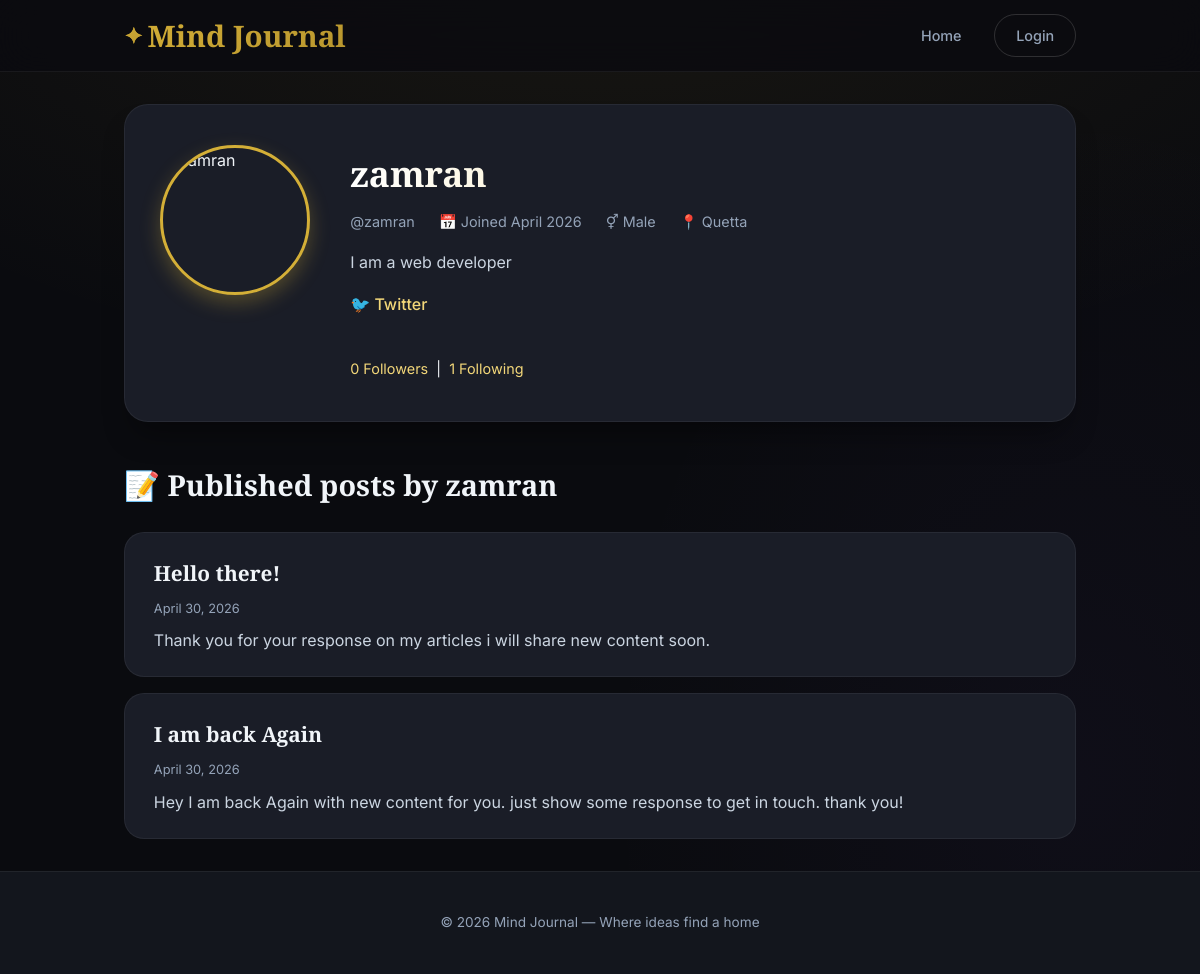
The app's page /profile/zamran/ with its own data.
### blog/models.py (models this page shows, shortened)
class Profile(models.Model):
    GENDER_CHOICES = (
        ('', 'Prefer not to say'),
        ('M', 'Male'),
        ('F', 'Female'),
        ('O', 'Other'),
    )
    user = models.OneToOneField(User, on_delete=models.CASCADE, related_name='profile')
    bio = models.TextField(max_length=500, blank=True, null=True)
    location = models.CharField(max_length=100, blank=True, null=True)
    gender = models.CharField(max_length=1, choices=GENDER_CHOICES, blank=True, default='')
    avatar = CloudinaryField('avatar', blank=True, null=True, folder='avatars')
    website = models.URLField(blank=True, null=True)
    twitter = models.CharField(max_length=100, blank=True, null=True)
    github = models.CharField(max_length=100, blank=True, null=True)
    joined_at = models.DateTimeField(auto_now_add=True)

class Post(models.Model):
    STATUS_CHOICES = (
        ('pending', 'Pending Approval'),
        ('published', 'Published'),
        ('draft', 'Draft'),
    )
    title = models.CharField(max_length=200)
    content = models.TextField()
    date_posted = models.DateTimeField(default=timezone.now)
    author = models.ForeignKey(User, on_delete=models.CASCADE)
    image = CloudinaryField('image', blank=True, null=True, folder='post_images')
    status = models.CharField(max_length=10, choices=STATUS_CHOICES, default='pending')

### blog/views.py (the view)
# urls.py: path('profile/<str:username>/', views.profile_view, name='profile'),
def profile_view(request, username):
    profile_user = get_object_or_404(User, username=username)
    profile = profile_user.profile
    posts = profile_user.post_set.filter(status='published').order_by('-date_posted')
    context = {
        'profile_user': profile_user,
        'profile': profile,
        'posts': posts,
    }
    return render(request, 'blog/profile.html', context)

### blog/templates/blog/profile.html (shortened to what this page needs)
<!DOCTYPE html>
<html lang="en">
<head>
</head>
<body>
<nav class="navbar">
    <div class="container nav-inner">
        <div class="logo"><a href="{% url 'blog-home' %}">Mind Journal</a></div>
        <div class="nav-links">
            <a href="{% url 'blog-home' %}">Home</a>
            {% if user.is_authenticated %}
                <a href="{% url 'edit_profile' %}" class="btn-outline">✏️ Edit Profile</a>
                <form action="{% url 'logout' %}" method="post" style="display:inline">
                    {% csrf_token %}
                    <button type="submit" class="btn-outline">Logout</button>
                </form>
            {% else %}
                <a href="{% url 'login' %}" class="btn-outline">Login</a>
            {% endif %}
        </div>
    </div>
</nav>
<main class="container">
    <div class="profile-card">
        {% if profile.avatar %}
            <img src="{{ profile.avatar.url }}" alt="{{ profile_user.username }}" class="avatar">
        {% else %}
            <div class="avatar-placeholder">👤</div>
        {% endif %}
        <div class="profile-info">
            <h1>{{ profile_user.get_full_name|default:profile_user.username }}</h1>
            <div class="meta">
                <span>@{{ profile_user.username }}</span>
                <span>📅 Joined {{ profile.joined_at|date:"F Y" }}</span>
                {% if profile.gender %}
                    <span>⚥ {{ profile.get_gender_display }}</span>
                {% endif %}
                {% if profile.location %}
                    <span>📍 {{ profile.location }}</span>
                {% endif %}
            </div>
            {% if profile.bio %}
                <div class="bio">{{ profile.bio|linebreaks }}</div>
            {% endif %}
            <div class="social-links">
                {% if profile.twitter %}<a href="https://twitter.com/{{ profile.twitter }}" target="_blank">🐦 Twitter</a>{% endif %}
            </div>
            <div class="follow-stats">
                <a href="{% url 'followers_list' profile_user.username %}">
                    {{ profile_user.followers.count }} Followers
                </a> &nbsp;|&nbsp;
                <a href="{% url 'following_list' profile_user.username %}">
                    {{ profile_user.following.count }} Following
                </a>
            </div>
        </div>
    </div>
    <h2 class="section-title">📝 Published posts by {{ profile_user.username }}</h2>
    {% if posts %}
        {% for post in posts %}
            <div class="post-card">
                <h3><a href="{% url 'post-detail' post.id %}">{{ post.title }}</a></h3>
                <small>{{ post.date_posted|date:"F j, Y" }}</small>
                <p>{{ post.content|striptags|truncatewords:30 }}</p>
            </div>
        {% endfor %}
    {% else %}
        <p class="empty-message">No published posts yet.</p>
    {% endif %}
</main>
<footer class="footer">
    <p>© 2026 Mind Journal — Where ideas find a home</p>
</footer>
</body>
</html>

### blog/templates/blog/profile.html (style rules this page uses)
:root { --bg: #0a0b0f; --bg-secondary: #13161d; --surface: #1a1d27; --surface-hover: #222736; --border: rgba(255, 255, 255, 0.06); --text-primary: #f1f5f9; --text-secondary: #94a3b8; --accent: #d4af37; --accent-light: #f3d779; --gradient: linear-gradient(135deg, #d4af37 0%, #b8962e 100%); --radius: 24px; --transition: all 0.25s cubic-bezier(0.4, 0, 0.2, 1); }
* { margin: 0; padding: 0; box-sizing: border-box; }
body { font-family: 'Inter', -apple-system, BlinkMacSystemFont, 'Segoe UI', Roboto, sans-serif; background: var(--bg); color: var(--text-primary); line-height: 1.6; -webkit-font-smoothing: antialiased; background-image: radial-gradient(ellipse 80% 50% at 50% -10%, rgba(212, 175, 55, 0.08), transparent), radial-gradient(ellipse 40% 70% at 90% 80%, rgba(139, 92, 246, 0.04), transparent); background-attachment: fixed; }
h1, h2, h3 { font-family: 'Playfair Display', Georgia, serif; font-weight: 700; }
.container { max-width: 1000px; margin: 0 auto; padding: 0 1.5rem; }
.navbar { background: rgba(10, 11, 15, 0.8); backdrop-filter: blur(20px); -webkit-backdrop-filter: blur(20px); border-bottom: 1px solid var(--border); padding: 0.75rem 0; position: sticky; top: 0; z-index: 100; }
.nav-inner { display: flex; justify-content: space-between; align-items: center; flex-wrap: wrap; gap: 1rem; }
.logo a { font-size: 1.85rem; font-weight: 800; font-family: 'Playfair Display', serif; background: var(--gradient); -webkit-background-clip: text; background-clip: text; color: transparent; text-decoration: none; display: flex; align-items: center; gap: 0.3rem; }
.logo a::before { content: "✦"; font-size: 1.4rem; background: var(--gradient); -webkit-background-clip: text; background-clip: text; color: transparent; }
.nav-links { display: flex; gap: 0.75rem; align-items: center; flex-wrap: wrap; }
.nav-links a, .nav-links button { text-decoration: none; font-weight: 500; font-size: 0.9rem; padding: 0.55rem 1.3rem; border-radius: 100px; transition: var(--transition); background: transparent; border: none; cursor: pointer; color: var(--text-secondary); white-space: nowrap; }
.btn-outline { border: 1px solid rgba(255, 255, 255, 0.15) !important; background: transparent !important; color: var(--text-secondary) !important; }
.profile-card { background: var(--surface); border-radius: var(--radius); padding: 2.5rem 2.2rem; margin: 2rem 0; box-shadow: 0 20px 30px -10px rgba(0,0,0,0.4); border: 1px solid var(--border); display: flex; gap: 2.5rem; flex-wrap: wrap; backdrop-filter: blur(4px); }
.avatar { width: 150px; height: 150px; border-radius: 50%; object-fit: cover; border: 3px solid var(--accent); box-shadow: 0 8px 20px rgba(212, 175, 55, 0.3); }
.profile-info { flex: 1; }
.profile-info h1 { font-size: 2.2rem; background: linear-gradient(to right, #fff, var(--accent-light)); -webkit-background-clip: text; background-clip: text; color: transparent; margin-bottom: 0.5rem; }
.meta { color: var(--text-secondary); font-size: 0.9rem; margin-bottom: 0.9rem; display: flex; gap: 1.5rem; flex-wrap: wrap; }
.bio { color: #cbd5e1; margin: 1rem 0; line-height: 1.7; font-size: 1rem; }
.social-links a { display: inline-block; margin-right: 1.2rem; color: var(--accent-light); text-decoration: none; font-weight: 500; transition: var(--transition); }
.follow-stats { margin-top: 1rem; font-size: 0.9rem; }
.follow-stats a { color: var(--accent-light); text-decoration: none; }
.section-title { font-size: 1.8rem; margin: 2.5rem 0 1.5rem; color: var(--text-primary); }
.post-card { background: var(--surface); border-radius: 20px; padding: 1.5rem 1.8rem; margin-bottom: 1rem; border: 1px solid var(--border); transition: var(--transition); }
.post-card h3 { font-size: 1.3rem; margin-bottom: 0.3rem; }
.post-card h3 a { text-decoration: none; color: var(--text-primary); transition: color 0.2s; }
.post-card small { color: var(--text-secondary); font-size: 0.8rem; }
.post-card p { color: #cbd5e1; margin-top: 0.5rem; line-height: 1.5; }
.footer { text-align: center; border-top: 1px solid var(--border); padding: 2.5rem; color: var(--text-secondary); font-size: 0.85rem; background: var(--bg-secondary); margin-top: 2rem; }

### records on screen
Profile: joined_at "April 2026", gender "Male", location "Quetta", bio "I am a web developer"
Post: title "Hello there!", date_posted "April 30, 2026", content "Thank you for your response on my articles i will share new content soon."
Post: title "I am back Again", date_posted "April 30, 2026", content "Hey I am back Again with new content for you. just show some response to get in touch. thank you!"

### other values on screen
{{ profile_user.username }} "zamran"
{{ profile_user.followers.count }} "0"
{{ profile_user.following.count }} "1"
